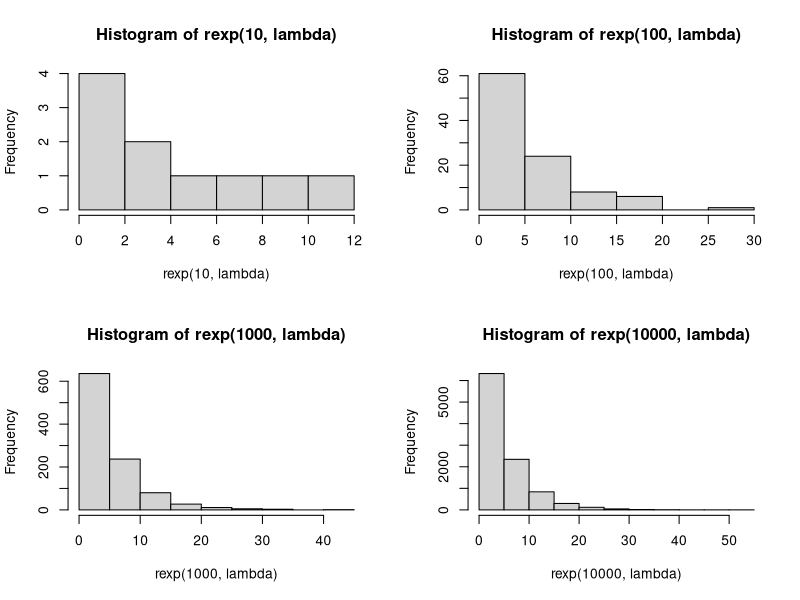
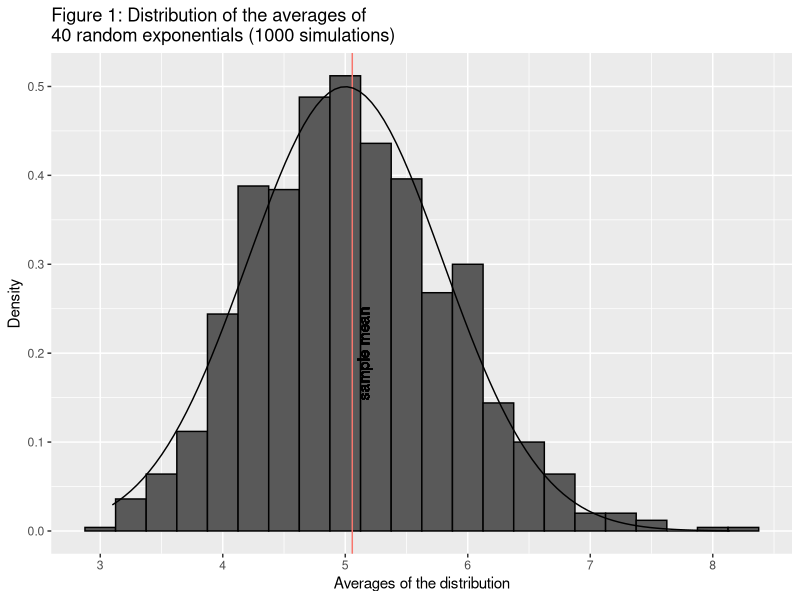

Write the R code that produced these figures, in order.
## ---- chunk 1
set.seed(5)
lambda <- .2
par(mfrow=c(2,2))
hist(rexp(10, lambda))
hist(rexp(100, lambda))
hist(rexp(1000, lambda))
hist(rexp(10000, lambda))
## ---- chunk 2
mns = NULL
for (i in 1 : 1000) mns = c(mns, mean(rexp(40, 0.2)))

## ---- chunk 3
sampleMean <- mean(mns)
teoreticalMean <- 1/0.2
sampleMean
teoreticalMean
## ---- chunk 4
sampleVar <- var(mns)
teoreticalVar <- ((1/0.2)/sqrt(40))^2
sampleVar
teoreticalVar
## ---- chunk 5
library(ggplot2)
data <- as.data.frame(mns)

ggplot(data = data, aes(x=mns)) + 
         geom_histogram(aes(y=..density..), binwidth=.25, col="black") +
         geom_vline(aes(xintercept=mean(mns),colour="red")) +
         geom_text(aes(x=mean(mns),label="\nsample mean",y=0.2),colour="black",angle=90)+
         xlab("Averages of the distribution") + ylab("Density")+
         ggtitle("Figure 1: Distribution of the averages of \n40 random exponentials (1000 simulations)") +
         theme(legend.position="none") +
         stat_function(fun=dnorm,args=list(mean=5,sd=sd(mns)))

